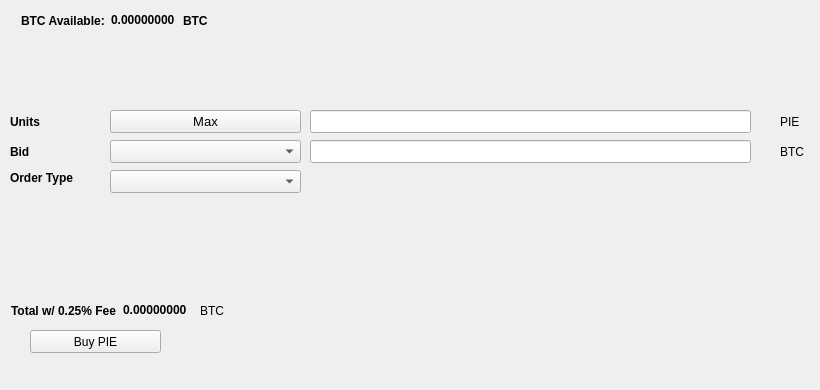
   <widget class="QWidget" name="BuyTab">
    <attribute name="title">
     <string>Buy</string>
    </attribute>
    <widget class="QPushButton" name="BuyPIE">
     <property name="geometry">
      <rect>
       <x>30</x>
       <y>330</y>
       <width>131</width>
       <height>23</height>
      </rect>
     </property>
     <property name="text">
      <string>Buy PIE</string>
     </property>
     <property name="icon">
      <iconset resource="../unity.qrc">
       <normaloff>:/icons/bitcoin</normaloff>:/icons/bitcoin</iconset>
     </property>
    </widget>
    <widget class="QLabel" name="label_3">
     <property name="geometry">
      <rect>
       <x>10</x>
       <y>110</y>
       <width>46</width>
       <height>23</height>
      </rect>
     </property>
     <property name="font">
      <font>
       <weight>75</weight>
       <bold>true</bold>
      </font>
     </property>
     <property name="text">
      <string>Units</string>
     </property>
    </widget>
    <widget class="QLineEdit" name="UnitsInput">
     <property name="geometry">
      <rect>
       <x>310</x>
       <y>110</y>
       <width>441</width>
       <height>23</height>
      </rect>
     </property>
     <property name="font">
      <font>
       <pointsize>9</pointsize>
       <weight>75</weight>
       <bold>true</bold>
      </font>
     </property>
    </widget>
    <widget class="QLineEdit" name="BuyBidPriceEdit">
     <property name="geometry">
      <rect>
       <x>310</x>
       <y>140</y>
       <width>441</width>
       <height>23</height>
      </rect>
     </property>
     <property name="font">
      <font>
       <pointsize>9</pointsize>
       <weight>75</weight>
       <bold>true</bold>
      </font>
     </property>
    </widget>
    <widget class="QLabel" name="label_4">
     <property name="geometry">
      <rect>
       <x>780</x>
       <y>110</y>
       <width>31</width>
       <height>23</height>
      </rect>
     </property>
     <property name="text">
      <string>PIE</string>
     </property>
    </widget>
    <widget class="QLabel" name="label_5">
     <property name="geometry">
      <rect>
       <x>780</x>
       <y>140</y>
       <width>31</width>
       <height>23</height>
      </rect>
     </property>
     <property name="text">
      <string>BTC</string>
     </property>
    </widget>
    <widget class="QLabel" name="label_6">
     <property name="geometry">
      <rect>
       <x>10</x>
       <y>140</y>
       <width>46</width>
       <height>23</height>
      </rect>
     </property>
     <property name="font">
      <font>
       <weight>75</weight>
       <bold>true</bold>
      </font>
     </property>
     <property name="text">
      <string>Bid</string>
     </property>
    </widget>
    <widget class="QLabel" name="label_7">
     <property name="geometry">
      <rect>
       <x>10</x>
       <y>170</y>
       <width>91</width>
       <height>16</height>
      </rect>
     </property>
     <property name="font">
      <font>
       <weight>75</weight>
       <bold>true</bold>
      </font>
     </property>
     <property name="text">
      <string>Order Type</string>
     </property>
    </widget>
    <widget class="QPushButton" name="Buy_Max_Amount">
     <property name="geometry">
      <rect>
       <x>110</x>
       <y>110</y>
       <width>191</width>
       <height>23</height>
      </rect>
     </property>
     <property name="font">
      <font>
       <pointsize>10</pointsize>
      </font>
     </property>
     <property name="text">
      <string>Max</string>
     </property>
    </widget>
    <widget class="QComboBox" name="BuyBidcomboBox">
     <property name="geometry">
      <rect>
       <x>110</x>
       <y>140</y>
       <width>191</width>
       <height>23</height>
      </rect>
     </property>
     <property name="font">
      <font>
       <pointsize>10</pointsize>
      </font>
     </property>
    </widget>
    <widget class="QComboBox" name="buyOrdertypeCombo">
     <property name="geometry">
      <rect>
       <x>110</x>
       <y>170</y>
       <width>191</width>
       <height>23</height>
      </rect>
     </property>
     <property name="font">
      <font>
       <pointsize>10</pointsize>
      </font>
     </property>
    </widget>
    <widget class="QWidget" name="layoutWidget1">
     <property name="geometry">
      <rect>
       <x>21</x>
       <y>11</y>
       <width>227</width>
       <height>19</height>
      </rect>
     </property>
     <layout class="QHBoxLayout" name="horizontalLayout_3">
      <item>
       <widget class="QLabel" name="label232">
        <property name="font">
         <font>
          <weight>75</weight>
          <bold>true</bold>
         </font>
        </property>
        <property name="text">
         <string>BTC Available:</string>
        </property>
       </widget>
      </item>
      <item>
       <widget class="QLabel" name="BtcAvailableLbl">
        <property name="palette">
         <palette>
          <active>
           <colorrole role="WindowText">
            <brush brushstyle="SolidPattern">
             <color alpha="255">
              <red>0</red>
              <green>0</green>
              <blue>0</blue>
             </color>
            </brush>
           </colorrole>
           <colorrole role="Button">
            <brush brushstyle="SolidPattern">
             <color alpha="255">
              <red>0</red>
              <green>170</green>
              <blue>0</blue>
             </color>
            </brush>
           </colorrole>
           <colorrole role="Light">
            <brush brushstyle="SolidPattern">
             <color alpha="255">
              <red>0</red>
              <green>255</green>
              <blue>0</blue>
             </color>
            </brush>
           </colorrole>
           <colorrole role="Midlight">
            <brush brushstyle="SolidPattern">
             <color alpha="255">
              <red>0</red>
              <green>212</green>
              <blue>0</blue>
             </color>
            </brush>
           </colorrole>
           <colorrole role="Dark">
            <brush brushstyle="SolidPattern">
             <color alpha="255">
              <red>0</red>
              <green>85</green>
              <blue>0</blue>
             </color>
            </brush>
           </colorrole>
           <colorrole role="Mid">
            <brush brushstyle="SolidPattern">
             <color alpha="255">
              <red>0</red>
              <green>113</green>
              <blue>0</blue>
             </color>
            </brush>
           </colorrole>
           <colorrole role="Text">
            <brush brushstyle="SolidPattern">
             <color alpha="255">
              <red>0</red>
              <green>170</green>
              <blue>0</blue>
             </color>
            </brush>
           </colorrole>
           <colorrole role="BrightText">
            <brush brushstyle="SolidPattern">
             <color alpha="255">
              <red>255</red>
              <green>255</green>
              <blue>255</blue>
             </color>
            </brush>
           </colorrole>
           <colorrole role="ButtonText">
            <brush brushstyle="SolidPattern">
             <color alpha="255">
              <red>0</red>
              <green>0</green>
              <blue>0</blue>
             </color>
            </brush>
           </colorrole>
           <colorrole role="Base">
            <brush brushstyle="SolidPattern">
             <color alpha="255">
              <red>255</red>
              <green>255</green>
              <blue>255</blue>
             </color>
            </brush>
           </colorrole>
           <colorrole role="Window">
            <brush brushstyle="SolidPattern">
             <color alpha="255">
              <red>0</red>
              <green>170</green>
              <blue>0</blue>
             </color>
            </brush>
           </colorrole>
           <colorrole role="Shadow">
            <brush brushstyle="SolidPattern">
             <color alpha="255">
              <red>0</red>
              <green>0</green>
              <blue>0</blue>
             </color>
            </brush>
           </colorrole>
           <colorrole role="AlternateBase">
            <brush brushstyle="SolidPattern">
             <color alpha="255">
              <red>127</red>
              <green>212</green>
              <blue>127</blue>
             </color>
            </brush>
           </colorrole>
           <colorrole role="ToolTipBase">
            <brush brushstyle="SolidPattern">
             <color alpha="255">
              <red>255</red>
              <green>255</green>
              <blue>220</blue>
             </color>
            </brush>
           </colorrole>
           <colorrole role="ToolTipText">
            <brush brushstyle="SolidPattern">
             <color alpha="255">
              <red>0</red>
              <green>0</green>
              <blue>0</blue>
             </color>
            </brush>
           </colorrole>
          </active>
          <inactive>
           <colorrole role="WindowText">
            <brush brushstyle="SolidPattern">
             <color alpha="255">
              <red>0</red>
              <green>0</green>
              <blue>0</blue>
             </color>
            </brush>
           </colorrole>
           <colorrole role="Button">
            <brush brushstyle="SolidPattern">
             <color alpha="255">
              <red>0</red>
              <green>170</green>
              <blue>0</blue>
             </color>
            </brush>
           </colorrole>
           <colorrole role="Light">
            <brush brushstyle="SolidPattern">
             <color alpha="255">
              <red>0</red>
              <green>255</green>
              <blue>0</blue>
             </color>
            </brush>
           </colorrole>
           <colorrole role="Midlight">
            <brush brushstyle="SolidPattern">
             <color alpha="255">
              <red>0</red>
              <green>212</green>
              <blue>0</blue>
             </color>
            </brush>
           </colorrole>
           <colorrole role="Dark">
            <brush brushstyle="SolidPattern">
             <color alpha="255">
              <red>0</red>
              <green>85</green>
              <blue>0</blue>
             </color>
            </brush>
           </colorrole>
           <colorrole role="Mid">
            <brush brushstyle="SolidPattern">
             <color alpha="255">
              <red>0</red>
              <green>113</green>
              <blue>0</blue>
             </color>
            </brush>
           </colorrole>
           <colorrole role="Text">
            <brush brushstyle="SolidPattern">
             <color alpha="255">
              <red>0</red>
              <green>170</green>
              <blue>0</blue>
             </color>
            </brush>
           </colorrole>
           <colorrole role="BrightText">
            <brush brushstyle="SolidPattern">
             <color alpha="255">
              <red>255</red>
              <green>255</green>
              <blue>255</blue>
             </color>
            </brush>
           </colorrole>
           <colorrole role="ButtonText">
            <brush brushstyle="SolidPattern">
             <color alpha="255">
              <red>0</red>
              <green>0</green>
              <blue>0</blue>
             </color>
            </brush>
           </colorrole>
           <colorrole role="Base">
            <brush brushstyle="SolidPattern">
             <color alpha="255">
              <red>255</red>
              <green>255</green>
              <blue>255</blue>
             </color>
            </brush>
           </colorrole>
           <colorrole role="Window">
            <brush brushstyle="SolidPattern">
             <color alpha="255">
              <red>0</red>
              <green>170</green>
              <blue>0</blue>
             </color>
            </brush>
           </colorrole>
           <colorrole role="Shadow">
            <brush brushstyle="SolidPattern">
             <color alpha="255">
              <red>0</red>
              <green>0</green>
              <blue>0</blue>
             </color>
            </brush>
           </colorrole>
           <colorrole role="AlternateBase">
            <brush brushstyle="SolidPattern">
             <color alpha="255">
              <red>127</red>
              <green>212</green>
              <blue>127</blue>
             </color>
            </brush>
           </colorrole>
           <colorrole role="ToolTipBase">
            <brush brushstyle="SolidPattern">
             <color alpha="255">
              <red>255</red>
              <green>255</green>
              <blue>220</blue>
             </color>
            </brush>
           </colorrole>
           <colorrole role="ToolTipText">
            <brush brushstyle="SolidPattern">
             <color alpha="255">
              <red>0</red>
              <green>0</green>
              <blue>0</blue>
             </color>
            </brush>
           </colorrole>
          </inactive>
          <disabled>
           <colorrole role="WindowText">
            <brush brushstyle="SolidPattern">
             <color alpha="255">
              <red>0</red>
              <green>85</green>
              <blue>0</blue>
             </color>
            </brush>
           </colorrole>
           <colorrole role="Button">
            <brush brushstyle="SolidPattern">
             <color alpha="255">
              <red>0</red>
              <green>170</green>
              <blue>0</blue>
             </color>
            </brush>
           </colorrole>
           <colorrole role="Light">
            <brush brushstyle="SolidPattern">
             <color alpha="255">
              <red>0</red>
              <green>255</green>
              <blue>0</blue>
             </color>
            </brush>
           </colorrole>
           <colorrole role="Midlight">
            <brush brushstyle="SolidPattern">
             <color alpha="255">
              <red>0</red>
              <green>212</green>
              <blue>0</blue>
             </color>
            </brush>
           </colorrole>
           <colorrole role="Dark">
            <brush brushstyle="SolidPattern">
             <color alpha="255">
              <red>0</red>
              <green>85</green>
              <blue>0</blue>
             </color>
            </brush>
           </colorrole>
           <colorrole role="Mid">
            <brush brushstyle="SolidPattern">
             <color alpha="255">
              <red>0</red>
              <green>113</green>
              <blue>0</blue>
             </color>
            </brush>
           </colorrole>
           <colorrole role="Text">
            <brush brushstyle="SolidPattern">
             <color alpha="255">
              <red>0</red>
              <green>85</green>
              <blue>0</blue>
             </color>
            </brush>
           </colorrole>
           <colorrole role="BrightText">
            <brush brushstyle="SolidPattern">
             <color alpha="255">
              <red>255</red>
              <green>255</green>
              <blue>255</blue>
             </color>
            </brush>
           </colorrole>
           <colorrole role="ButtonText">
            <brush brushstyle="SolidPattern">
             <color alpha="255">
              <red>0</red>
              <green>85</green>
              <blue>0</blue>
             </color>
            </brush>
           </colorrole>
           <colorrole role="Base">
            <brush brushstyle="SolidPattern">
             <color alpha="255">
              <red>0</red>
              <green>170</green>
              <blue>0</blue>
             </color>
            </brush>
           </colorrole>
           <colorrole role="Window">
            <brush brushstyle="SolidPattern">
             <color alpha="255">
              <red>0</red>
              <green>170</green>
              <blue>0</blue>
             </color>
            </brush>
           </colorrole>
           <colorrole role="Shadow">
            <brush brushstyle="SolidPattern">
             <color alpha="255">
              <red>0</red>
              <green>0</green>
              <blue>0</blue>
             </color>
            </brush>
           </colorrole>
           <colorrole role="AlternateBase">
            <brush brushstyle="SolidPattern">
             <color alpha="255">
              <red>0</red>
              <green>170</green>
              <blue>0</blue>
             </color>
            </brush>
           </colorrole>
           <colorrole role="ToolTipBase">
            <brush brushstyle="SolidPattern">
             <color alpha="255">
              <red>255</red>
              <green>255</green>
              <blue>220</blue>
             </color>
            </brush>
           </colorrole>
           <colorrole role="ToolTipText">
            <brush brushstyle="SolidPattern">
             <color alpha="255">
              <red>0</red>
              <green>0</green>
              <blue>0</blue>
             </color>
            </brush>
           </colorrole>
          </disabled>
         </palette>
        </property>
        <property name="font">
         <font>
          <weight>75</weight>
          <bold>true</bold>
         </font>
        </property>
        <property name="text">
         <string>0.00000000</string>
        </property>
        <property name="textInteractionFlags">
         <set>Qt::LinksAccessibleByMouse|Qt::TextSelectableByKeyboard|Qt::TextSelectableByMouse</set>
        </property>
       </widget>
      </item>
      <item>
       <widget class="QLabel" name="BtcAvailableLbl_2">
        <property name="font">
         <font>
          <weight>75</weight>
          <bold>true</bold>
         </font>
        </property>
        <property name="text">
         <string>BTC</string>
        </property>
       </widget>
      </item>
     </layout>
    </widget>
    <widget class="QWidget" name="layoutWidge2">
     <property name="geometry">
      <rect>
       <x>11</x>
       <y>301</y>
       <width>259</width>
       <height>19</height>
      </rect>
     </property>
     <layout class="QHBoxLayout" name="horizontalLayout_4">
      <item>
       <widget class="QLabel" name="label_9">
        <property name="font">
         <font>
          <weight>75</weight>
          <bold>true</bold>
         </font>
        </property>
        <property name="text">
         <string>Total w/ 0.25% Fee</string>
        </property>
       </widget>
      </item>
      <item>
       <widget class="QLabel" name="BuyCostLabel">
        <property name="palette">
         <palette>
          <active>
           <colorrole role="WindowText">
            <brush brushstyle="SolidPattern">
             <color alpha="255">
              <red>0</red>
              <green>0</green>
              <blue>0</blue>
             </color>
            </brush>
           </colorrole>
           <colorrole role="Button">
            <brush brushstyle="SolidPattern">
             <color alpha="255">
              <red>0</red>
              <green>170</green>
              <blue>0</blue>
             </color>
            </brush>
           </colorrole>
           <colorrole role="Light">
            <brush brushstyle="SolidPattern">
             <color alpha="255">
              <red>0</red>
              <green>255</green>
              <blue>0</blue>
             </color>
            </brush>
           </colorrole>
           <colorrole role="Midlight">
            <brush brushstyle="SolidPattern">
             <color alpha="255">
              <red>0</red>
              <green>212</green>
              <blue>0</blue>
             </color>
            </brush>
           </colorrole>
           <colorrole role="Dark">
            <brush brushstyle="SolidPattern">
             <color alpha="255">
              <red>0</red>
              <green>85</green>
              <blue>0</blue>
             </color>
            </brush>
           </colorrole>
           <colorrole role="Mid">
            <brush brushstyle="SolidPattern">
             <color alpha="255">
              <red>0</red>
              <green>113</green>
              <blue>0</blue>
             </color>
            </brush>
           </colorrole>
           <colorrole role="Text">
            <brush brushstyle="SolidPattern">
             <color alpha="255">
              <red>0</red>
              <green>170</green>
              <blue>0</blue>
             </color>
            </brush>
           </colorrole>
           <colorrole role="BrightText">
            <brush brushstyle="SolidPattern">
             <color alpha="255">
              <red>255</red>
              <green>255</green>
              <blue>255</blue>
             </color>
            </brush>
           </colorrole>
           <colorrole role="ButtonText">
            <brush brushstyle="SolidPattern">
             <color alpha="255">
              <red>0</red>
              <green>0</green>
              <blue>0</blue>
             </color>
            </brush>
           </colorrole>
           <colorrole role="Base">
            <brush brushstyle="SolidPattern">
             <color alpha="255">
              <red>255</red>
              <green>255</green>
              <blue>255</blue>
             </color>
            </brush>
           </colorrole>
           <colorrole role="Window">
            <brush brushstyle="SolidPattern">
             <color alpha="255">
              <red>0</red>
              <green>170</green>
              <blue>0</blue>
             </color>
            </brush>
           </colorrole>
           <colorrole role="Shadow">
            <brush brushstyle="SolidPattern">
             <color alpha="255">
              <red>0</red>
              <green>0</green>
              <blue>0</blue>
             </color>
            </brush>
           </colorrole>
           <colorrole role="AlternateBase">
            <brush brushstyle="SolidPattern">
             <color alpha="255">
              <red>127</red>
              <green>212</green>
              <blue>127</blue>
             </color>
            </brush>
           </colorrole>
           <colorrole role="ToolTipBase">
            <brush brushstyle="SolidPattern">
             <color alpha="255">
              <red>255</red>
              <green>255</green>
              <blue>220</blue>
             </color>
            </brush>
           </colorrole>
           <colorrole role="ToolTipText">
            <brush brushstyle="SolidPattern">
             <color alpha="255">
              <red>0</red>
              <green>0</green>
              <blue>0</blue>
             </color>
            </brush>
           </colorrole>
          </active>
          <inactive>
           <colorrole role="WindowText">
            <brush brushstyle="SolidPattern">
             <color alpha="255">
              <red>0</red>
              <green>0</green>
              <blue>0</blue>
             </color>
            </brush>
           </colorrole>
           <colorrole role="Button">
            <brush brushstyle="SolidPattern">
             <color alpha="255">
              <red>0</red>
              <green>170</green>
              <blue>0</blue>
             </color>
            </brush>
           </colorrole>
           <colorrole role="Light">
            <brush brushstyle="SolidPattern">
             <color alpha="255">
              <red>0</red>
              <green>255</green>
              <blue>0</blue>
             </color>
            </brush>
           </colorrole>
           <colorrole role="Midlight">
            <brush brushstyle="SolidPattern">
             <color alpha="255">
              <red>0</red>
              <green>212</green>
              <blue>0</blue>
             </color>
            </brush>
           </colorrole>
           <colorrole role="Dark">
            <brush brushstyle="SolidPattern">
             <color alpha="255">
              <red>0</red>
              <green>85</green>
              <blue>0</blue>
             </color>
            </brush>
           </colorrole>
           <colorrole role="Mid">
            <brush brushstyle="SolidPattern">
             <color alpha="255">
              <red>0</red>
              <green>113</green>
              <blue>0</blue>
             </color>
            </brush>
           </colorrole>
           <colorrole role="Text">
            <brush brushstyle="SolidPattern">
             <color alpha="255">
              <red>0</red>
              <green>170</green>
              <blue>0</blue>
             </color>
            </brush>
           </colorrole>
           <colorrole role="BrightText">
            <brush brushstyle="SolidPattern">
             <color alpha="255">
              <red>255</red>
              <green>255</green>
              <blue>255</blue>
             </color>
            </brush>
           </colorrole>
           <colorrole role="ButtonText">
            <brush brushstyle="SolidPattern">
             <color alpha="255">
              <red>0</red>
              <green>0</green>
              <blue>0</blue>
             </color>
            </brush>
           </colorrole>
           <colorrole role="Base">
            <brush brushstyle="SolidPattern">
             <color alpha="255">
              <red>255</red>
              <green>255</green>
              <blue>255</blue>
             </color>
            </brush>
           </colorrole>
           <colorrole role="Window">
            <brush brushstyle="SolidPattern">
             <color alpha="255">
              <red>0</red>
              <green>170</green>
              <blue>0</blue>
             </color>
            </brush>
           </colorrole>
           <colorrole role="Shadow">
            <brush brushstyle="SolidPattern">
             <color alpha="255">
              <red>0</red>
              <green>0</green>
              <blue>0</blue>
             </color>
            </brush>
           </colorrole>
           <colorrole role="AlternateBase">
            <brush brushstyle="SolidPattern">
             <color alpha="255">
              <red>127</red>
              <green>212</green>
              <blue>127</blue>
             </color>
            </brush>
           </colorrole>
           <colorrole role="ToolTipBase">
            <brush brushstyle="SolidPattern">
             <color alpha="255">
              <red>255</red>
              <green>255</green>
              <blue>220</blue>
             </color>
            </brush>
           </colorrole>
           <colorrole role="ToolTipText">
            <brush brushstyle="SolidPattern">
             <color alpha="255">
              <red>0</red>
              <green>0</green>
              <blue>0</blue>
             </color>
            </brush>
           </colorrole>
          </inactive>
          <disabled>
           <colorrole role="WindowText">
            <brush brushstyle="SolidPattern">
             <color alpha="255">
              <red>0</red>
              <green>85</green>
              <blue>0</blue>
             </color>
            </brush>
           </colorrole>
           <colorrole role="Button">
            <brush brushstyle="SolidPattern">
             <color alpha="255">
              <red>0</red>
              <green>170</green>
              <blue>0</blue>
             </color>
            </brush>
           </colorrole>
           <colorrole role="Light">
            <brush brushstyle="SolidPattern">
             <color alpha="255">
              <red>0</red>
              <green>255</green>
              <blue>0</blue>
             </color>
            </brush>
           </colorrole>
           <colorrole role="Midlight">
            <brush brushstyle="SolidPattern">
             <color alpha="255">
              <red>0</red>
              <green>212</green>
              <blue>0</blue>
             </color>
            </brush>
           </colorrole>
           <colorrole role="Dark">
            <brush brushstyle="SolidPattern">
             <color alpha="255">
              <red>0</red>
              <green>85</green>
              <blue>0</blue>
             </color>
            </brush>
           </colorrole>
           <colorrole role="Mid">
            <brush brushstyle="SolidPattern">
             <color alpha="255">
              <red>0</red>
              <green>113</green>
              <blue>0</blue>
             </color>
            </brush>
           </colorrole>
           <colorrole role="Text">
            <brush brushstyle="SolidPattern">
             <color alpha="255">
              <red>0</red>
              <green>85</green>
              <blue>0</blue>
             </color>
            </brush>
           </colorrole>
           <colorrole role="BrightText">
            <brush brushstyle="SolidPattern">
             <color alpha="255">
              <red>255</red>
              <green>255</green>
              <blue>255</blue>
             </color>
            </brush>
           </colorrole>
           <colorrole role="ButtonText">
            <brush brushstyle="SolidPattern">
             <color alpha="255">
              <red>0</red>
              <green>85</green>
              <blue>0</blue>
             </color>
            </brush>
           </colorrole>
           <colorrole role="Base">
            <brush brushstyle="SolidPattern">
             <color alpha="255">
              <red>0</red>
              <green>170</green>
              <blue>0</blue>
             </color>
            </brush>
           </colorrole>
           <colorrole role="Window">
            <brush brushstyle="SolidPattern">
             <color alpha="255">
              <red>0</red>
              <green>170</green>
              <blue>0</blue>
             </color>
            </brush>
           </colorrole>
           <colorrole role="Shadow">
            <brush brushstyle="SolidPattern">
             <color alpha="255">
              <red>0</red>
              <green>0</green>
              <blue>0</blue>
             </color>
            </brush>
           </colorrole>
           <colorrole role="AlternateBase">
            <brush brushstyle="SolidPattern">
             <color alpha="255">
              <red>0</red>
              <green>170</green>
              <blue>0</blue>
             </color>
            </brush>
           </colorrole>
           <colorrole role="ToolTipBase">
            <brush brushstyle="SolidPattern">
             <color alpha="255">
              <red>255</red>
              <green>255</green>
              <blue>220</blue>
             </color>
            </brush>
           </colorrole>
           <colorrole role="ToolTipText">
            <brush brushstyle="SolidPattern">
             <color alpha="255">
              <red>0</red>
              <green>0</green>
              <blue>0</blue>
             </color>
            </brush>
           </colorrole>
          </disabled>
         </palette>
        </property>
        <property name="font">
         <font>
          <weight>75</weight>
          <bold>true</bold>
         </font>
        </property>
        <property name="autoFillBackground">
         <bool>false</bool>
        </property>
        <property name="text">
         <string>0.00000000</string>
        </property>
        <property name="textInteractionFlags">
         <set>Qt::LinksAccessibleByMouse|Qt::TextSelectableByMouse</set>
        </property>
       </widget>
      </item>
      <item>
       <widget class="QLabel" name="label_10">
        <property name="font">
         <font>
          <weight>50</weight>
          <bold>false</bold>
         </font>
        </property>
        <property name="text">
         <string>BTC</string>
        </property>
       </widget>
      </item>
     </layout>
    </widget>
    <widget class="QLabel" name="label_24">
     <property name="geometry">
      <rect>
       <x>460</x>
       <y>300</y>
       <width>281</width>
       <height>81</height>
      </rect>
     </property>
     <property name="text">
      <string/>
     </property>
     <property name="pixmap">
      <pixmap>:/images/bittrex</pixmap>
     </property>
    </widget>
   </widget>
